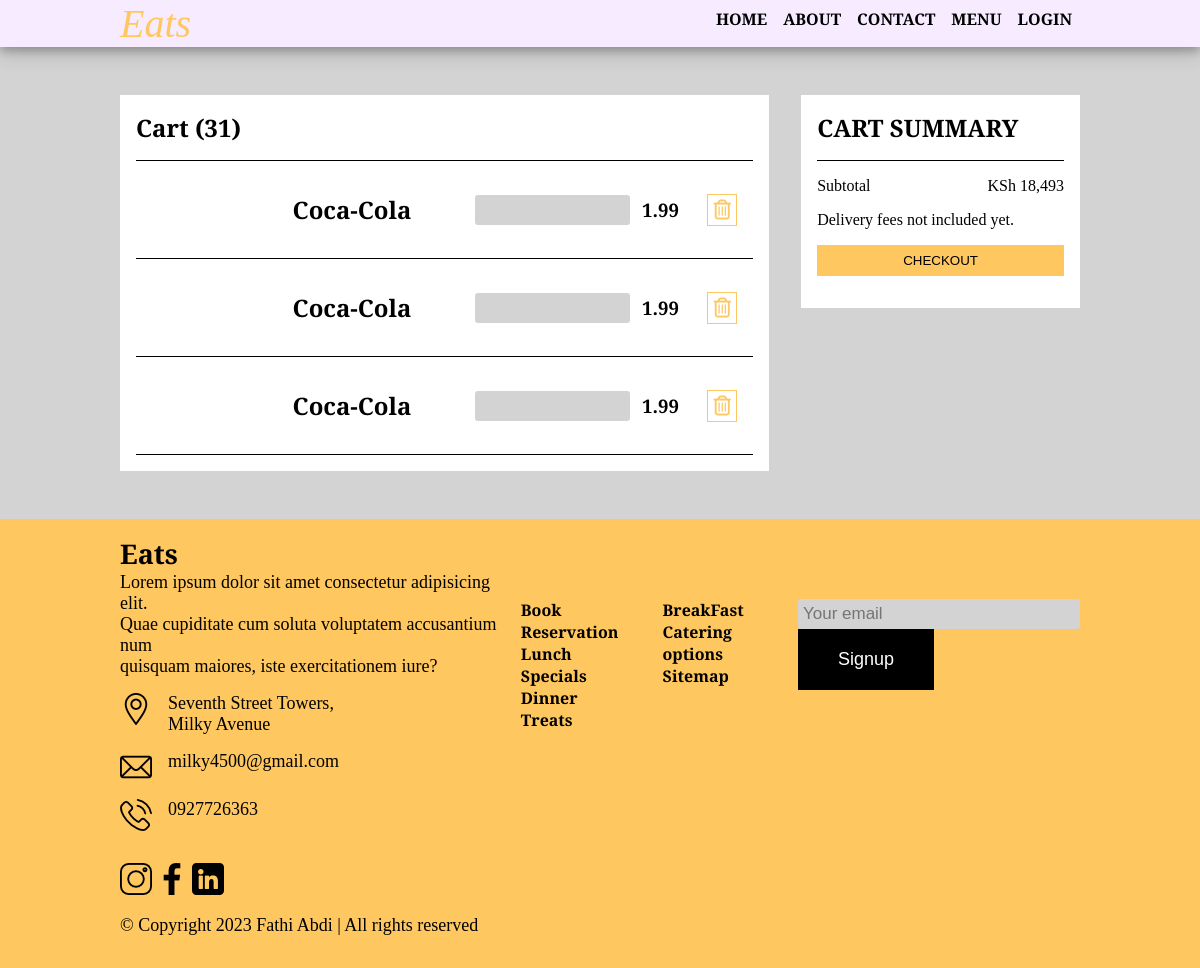
The app's page /cart.php with its own data.
### tables this page shows
CREATE TABLE `cart` (
  `cart_id` int(11) NOT NULL,
  `user_id` int(11) NOT NULL,
  `product_id` int(11) NOT NULL,
  `quantity` varchar(255) NOT NULL
);

CREATE TABLE `products` (
  `product_id` int(11) NOT NULL,
  `Name` varchar(255) NOT NULL,
  `Price` varchar(255) NOT NULL,
  `Description` varchar(255) NOT NULL,
  `image` varchar(255) NOT NULL,
  `category_id` int(11) NOT NULL
);

### cart.php (the view, shortened to what this page needs)
<?php require __DIR__ . "/includes/header.php";
require __DIR__ . "/config/database.php";
?>
<?php require __DIR__ . "/includes/navbar.php"?>
<section class="cart">
    <div class="wrapper">
        <div class="flex items-summary">
            <div class="cart-items">
                <div class="cart-header">
                    <?php
                    $stmt = $mysqli->prepare("SELECT cart_id FROM cart");
                    $stmt->execute();
                    $result = $stmt->get_result();
                    if ($record = $result->fetch_assoc()) :?>
                        <h1>Cart (<?php echo $record['cart_id']?>)</h1>
                    <?php endif ?>
                </div>
                <?php
                    $sql = $mysqli->prepare("SELECT products.Name, products.Price,
                    products.Description, products.image, cart.product_id,
                    cart.cart_id FROM products
                    INNER JOIN cart
                    ON products.product_id = cart.product_id");
                    $sql->execute();
                    $result = $sql->get_result();
                        while ($row = $result->fetch_assoc()) :?>
                <div class="cart-inner flex">
                    <div class="cart-img">
                    </div>
                    <div class="cart-name">
                        <h2><?php echo $row['Name']?></h2>
                    </div>
                    <div class="cart-quantity">
                        <input type="number" name="" id="">
                    </div>
                    <div class="cart-price">
                        <h3><?php echo $row['Price']?></h3>
                    </div>
                    <div class="delete">
                        <button class="btn-delete" value="<?php echo $row['cart_id']?>">
                        <i class="fa-regular fa-trash-can"></i></button>
                    </div>
                </div>
                <?php endwhile?>
            </div>
            <div class="cart-summary">
                <div class="cart-header">
                    <h1 class="summary">CART SUMMARY</h1>
                </div>
                <div class="sub-total flex">
                    <p class="light-gray">Subtotal</p>
                    <p id="grandTotal">KSh 18,493</p>
                </div>
                <p class="light-gray">Delivery fees not included yet.</p>
                <button class="check">CHECKOUT</button>
            </div>
        </div>
    </div>
</section>
<?php require __DIR__ . "/includes/footer-section.php"?>
<?php require __DIR__ . "/includes/footer.php"?>

### css/style.css (style rules this page uses)
*, *::before, *::after { box-sizing: border-box; margin: 0; padding: 0; }
:root { --accent: #FFC75F; --primary: #fff; --secondary: #000; --grey: #D3D3D3; }
body { font-family: 'Playfair', serif; font-family: 'Playfair Display', serif; background-color: #FCF8FF; }
.wrapper { width: 90%; max-width: 600px; margin: 0 auto; position: relative; }
input { background-color: var(--grey); padding: 20px 10px; width: 100%; border-radius: 5px; border: none; outline: 0; padding-left: 5px; margin-bottom: 1rem; font-size: 18px; }
@media (min-width:800px) { .wrapper { max-width: 1100px; } }

### records on screen
cart: cart_id "31", product.Name "Coca-Cola", product.Price "1.99"
cart: product.Name "Coca-Cola", product.Price "1.99", $row['cart_id'] 36 (drawn)
cart: product.Name "Coca-Cola", product.Price "1.99", $row['cart_id'] 37 (drawn)
